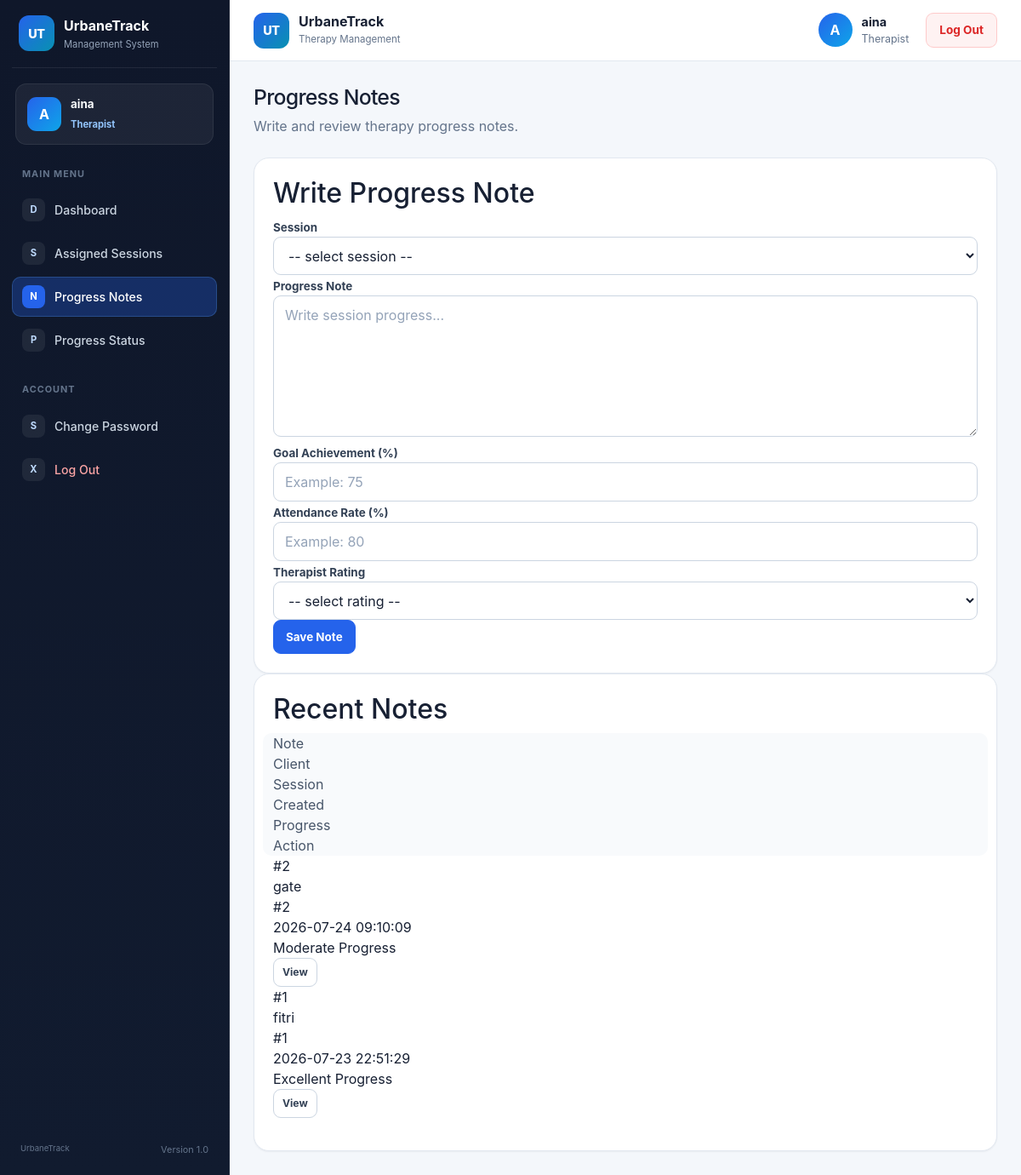
Screenshot of /therapist/progress-notes (signed in) with the database file from the repository.
### tables this page shows
CREATE TABLE progress_notes (
        note_id INTEGER PRIMARY KEY AUTOINCREMENT,
        appointment_id INTEGER NOT NULL,
        therapist_user_id INTEGER NOT NULL,
        created_at TEXT NOT NULL,
        content TEXT NOT NULL, goal_score INTEGER DEFAULT 0, attendance_rate INTEGER DEFAULT 0, therapist_rating INTEGER DEFAULT 0, progress_status TEXT, ai_recommendation TEXT,
        FOREIGN KEY(appointment_id) REFERENCES appointments(appointment_id),
        FOREIGN KEY(therapist_user_id) REFERENCES users(user_id)
    );

CREATE TABLE clients (
        client_id INTEGER PRIMARY KEY AUTOINCREMENT,
        parent_user_id INTEGER NOT NULL,
        full_name TEXT NOT NULL,
        date_of_birth TEXT,
        FOREIGN KEY(parent_user_id) REFERENCES users(user_id)
    );

CREATE TABLE appointments (
        appointment_id INTEGER PRIMARY KEY AUTOINCREMENT,
        client_id INTEGER NOT NULL,
        therapist_user_id INTEGER NOT NULL,
        appointment_type TEXT NOT NULL CHECK(appointment_type IN ('THERAPY','ASSESSMENT')) DEFAULT 'THERAPY',
        date_time TEXT NOT NULL,
        location TEXT,
        status TEXT NOT NULL CHECK(status IN ('Scheduled','Cancelled','Completed')) DEFAULT 'Scheduled',
        notes TEXT,

        confirmation_status TEXT NOT NULL
            CHECK(confirmation_status IN ('Pending','Accepted','Declined','Rescheduled'))
            DEFAULT 'Pending',
        update_note TEXT,
        last_updated_at TEXT,

        FOREIGN KEY(client_id) REFERENCES clients(client_id),
        FOREIGN KEY(therapist_user_id) REFERENCES users(user_id)
    );

### app.py (the view)
@app.get("/therapist/progress-notes")
@login_required(roles=["THERAPIST"])
def therapist_progress_notes():
    therapist_id = session["user"]["user_id"]
    db = get_db()
    sessions = db.execute("""
        SELECT
            a.appointment_id,
            a.date_time,
            a.confirmation_status,
            c.full_name AS client_name
        FROM appointments a
        JOIN clients c
            ON c.client_id = a.client_id
        WHERE a.therapist_user_id = ?
        ORDER BY a.date_time DESC
    """, (therapist_id,)).fetchall()
    notes = db.execute("""
        SELECT
            pn.note_id,
            pn.created_at,
            pn.content,
            pn.goal_score,
            pn.attendance_rate,
            pn.therapist_rating,
            pn.progress_status,
            pn.ai_recommendation,
            a.appointment_id,
            c.full_name AS client_name
        FROM progress_notes pn
        JOIN appointments a
            ON a.appointment_id = pn.appointment_id
        JOIN clients c
            ON c.client_id = a.client_id
        WHERE pn.therapist_user_id = ?
        ORDER BY pn.note_id DESC
        LIMIT 10
    """, (therapist_id,)).fetchall()
    return render_template(
        "therapist_progress_notes.html",
        sessions=sessions,
        notes=notes
    )

### app.py (called while the page is built)
def get_db():
    if "db" not in g:
        g.db = sqlite3.connect(DB_PATH)
        g.db.row_factory = sqlite3.Row
    return g.db

def login_required(roles=None):
    def decorator(fn):
        @wraps(fn)
        def wrapper(*args, **kwargs):
            user = session.get("user")
            if not user:
                flash("Please log in first.", "error")
                return redirect(url_for("home"))
            if roles and user.get("role") not in roles:
                abort(403)
            return fn(*args, **kwargs)
        return wrapper
    return decorator

### templates/therapist_progress_notes.html (shortened to what this page needs)
{% extends "base.html" %}
{% block content %}
<div class="page-container">
  <div class="page-heading">
    <h1>Progress Notes</h1>
    <p class="muted">
      Write and review therapy progress notes.
    </p>
  </div>
  <section class="notes-layout">
    <div class="card">
      <h2>Write Progress Note</h2>
      <form
        method="POST"
        action="{{ url_for('therapist_add_note') }}"
        class="form"
      >
        <label for="appointment_id">Session</label>
        <select
          id="appointment_id"
          name="appointment_id"
          required
        >
          <option value="">
            -- select session --
          </option>
        </select>
        <label for="content">Progress Note</label>
        <textarea
          id="content"
          name="content"
          rows="6"
          placeholder="Write session progress..."
          required
        ></textarea>
        <label for="goal_score">
          Goal Achievement (%)
        </label>
        <input
          type="number"
          id="goal_score"
          name="goal_score"
          min="0"
          max="100"
          placeholder="Example: 75"
          required
        >
        <label for="attendance_rate">
          Attendance Rate (%)
        </label>
        <input
          type="number"
          id="attendance_rate"
          name="attendance_rate"
          min="0"
          max="100"
          placeholder="Example: 80"
          required
        >
        <label for="therapist_rating">
          Therapist Rating
        </label>
        <select
          id="therapist_rating"
          name="therapist_rating"
          required
        >
          <option value="">
            -- select rating --
          </option>
        </select>
        <button
          class="btn primary"
          type="submit"
        >
          Save Note
        </button>
      </form>
    </div>
    <div class="card">
      <h2>Recent Notes</h2>
      <div class="table">
        <div class="row head notes-row">
          <div>Note</div>
          <div>Client</div>
          <div>Session</div>
          <div>Created</div>
          <div>Progress</div>
          <div>Action</div>
        </div>
        {% for n in notes %}
          <div class="row notes-row">
            <div>#{{ n.note_id }}</div>
            <div>{{ n.client_name }}</div>
            <div>#{{ n.appointment_id }}</div>
            <div>{{ n.created_at }}</div>
            <div>
              {{ n.progress_status or "Not evaluated" }}
            </div>
            <div>
              <button
                class="btn small view-note-btn"
                type="button"
                data-client="{{ n.client_name | e }}"
                data-date="{{ n.created_at | e }}"
                data-content="{{ n.content | e }}"
                data-goal="{{ n.goal_score }}"
                data-attendance="{{ n.attendance_rate }}"
                data-rating="{{ n.therapist_rating }}"
                data-status="{{ (n.progress_status or 'Not evaluated') | e }}"
                data-recommendation="{{ (n.ai_recommendation or 'No recommendation available.') | e }}"
              >
                View
              </button>
            </div>
          </div>
        {% else %}
          <p class="muted">
            No notes yet.
          </p>
        {% endfor %}
      </div>
</section>
{% endblock %}

### static/style.css (style rules this page uses)
:root { --ut-primary: #2563eb; --ut-primary-dark: #1d4ed8; --ut-primary-soft: #eff6ff; --ut-success: #059669; --ut-success-soft: #ecfdf5; --ut-danger: #dc2626; --ut-danger-soft: #fef2f2; --ut-warning: #d97706; --ut-warning-soft: #fffbeb; --ut-sidebar: #0f172a; --ut-sidebar-secondary: #172033; --ut-background: #f4f7fb; --ut-surface: #ffffff; --ut-surface-secondary: #f8fafc; --ut-text: #172033; --ut-muted: #64748b; --ut-border: #e2e8f0; --ut-border-dark: #334155; --ut-radius-small: 8px; --ut-radius: 12px; --ut-radius-large: 18px; --ut-shadow-small: 0 1px 2px rgba(15, 23, 42, 0.05); --ut-shadow: 0 8px 24px rgba(15, 23, 42, 0.08); --ut-sidebar-width: 270px; --ut-topbar-height: 72px; --bg: var(--ut-background); --card: var(--ut-surface); --surface: var(--ut-surface); --border: var(--ut-border); --text: var(--ut-text); --muted: var(--ut-muted); --primary: var(--ut-primary); --danger: var(--ut-danger); }
html { min-height: 100%; scroll-behavior: smooth; }
body { min-height: 100vh; margin: 0; color: var(--ut-text); background: var(--ut-background); font-family: Inter, ui-sans-serif, system-ui, -apple-system, BlinkMacSystemFont, "Segoe UI", sans-serif; line-height: 1.5; }
body.app-body { padding-top: var(--ut-topbar-height); padding-left: var(--ut-sidebar-width); }
button, input, select, textarea { font: inherit; }
.page-container { width: 100%; max-width: none; margin: 0; padding: 0; }
.page-heading { margin-bottom: 25px; }
.page-heading h1, .modern-page-container > h1 { margin: 0 0 6px; color: var(--ut-text); font-size: clamp(1.55rem, 2vw, 2rem); letter-spacing: -0.03em; }
.page-heading p, .page-heading .muted { margin: 0; color: var(--ut-muted); }
.card, .auth-card, .accounts-card, .dashboard-card, .progress-card, .note-card, .modal-box { color: var(--ut-text); background: var(--ut-surface); border: 1px solid var(--ut-border); box-shadow: var(--ut-shadow-small); }
.card { padding: 22px; border-radius: var(--ut-radius-large); }
.form, .auth-form { gap: 16px; }
label, .form-group label { color: #334155; font-size: 0.84rem; font-weight: 650; }
input, select, textarea, .auth-form input { width: 100%; min-height: 45px; padding: 10px 13px; color: var(--ut-text); background: var(--ut-surface); border: 1px solid #cbd5e1; border-radius: 9px; outline: none; transition: border-color 0.18s ease, box-shadow 0.18s ease; }
textarea { min-height: 115px; resize: vertical; }
input::placeholder, textarea::placeholder { color: #94a3b8; }
select option { color: var(--ut-text); background: #ffffff; }
.btn, button.btn { min-height: 40px; padding: 9px 14px; color: #334155; background: var(--ut-surface); border: 1px solid #cbd5e1; border-radius: 9px; font-size: 0.84rem; font-weight: 650; text-decoration: none; transition: transform 0.15s ease, background 0.18s ease, border-color 0.18s ease; }
.btn.primary, .auth-submit { color: #ffffff; background: var(--ut-primary); border-color: var(--ut-primary); }
.btn.small { min-height: 34px; padding: 6px 10px; font-size: 0.76rem; }
.row, .account-row { color: var(--ut-text); background: var(--ut-surface); border-color: var(--ut-border); border-radius: 10px; }
.row.head, .account-head { color: #475569; background: var(--ut-surface-secondary); border-color: var(--ut-border); }

### rows the page displays
progress_notes: note_id "2", client_name "gate", appointment_id "2", created_at "2026-07-24 09:10:09", progress_status "Moderate Progress"
progress_notes: note_id "1", client_name "fitri", appointment_id "1", created_at "2026-07-23 22:51:29", progress_status "Excellent Progress"

### other values shown
{{ session["user"]["full_name"][0] | upper }} "A"
{{ session["user"]["full_name"] }} "aina"
{{ session["user"]["role"] | title }} "Therapist"
